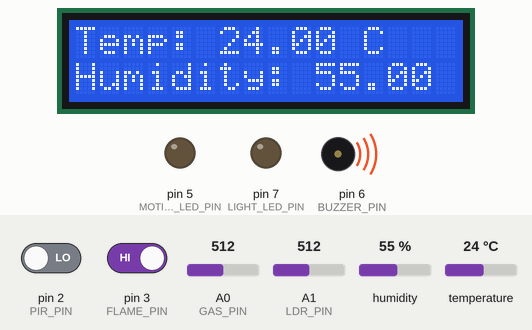
This sketch was run on a simulated Arduino Uno, built with avr-gcc and run on an emulated ATmega328P. On the bench: 16×2 character LCD, output pins drawn as LEDs (lit = HIGH), buzzer (waves = sounding, pin HIGH). The test bench sets the inputs (shaded band); at power-on: A0 (GAS_PIN) = 512, A1 (LDR_PIN) = 512, pin 2 (PIR_PIN) LOW, pin 3 (FLAME_PIN) HIGH, humidity 55 %, temperature 24 °C. What the sketch prints to the serial monitor is not drawn.

Above: at 1.2 s.
1.3 s: A0 (GAS_PIN) set to 482
At 2.8 s:
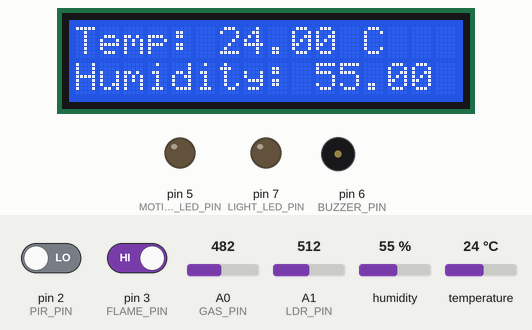
3.8 s: A1 (LDR_PIN) set to 408
10.2 s: A1 (LDR_PIN) set to 385
At 11.7 s:
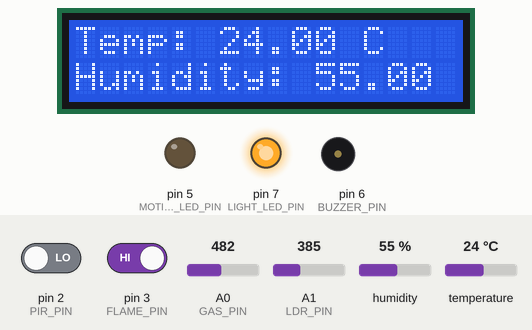
12.7 s: pin 2 (PIR_PIN) driven HIGH
At 14.5 s:
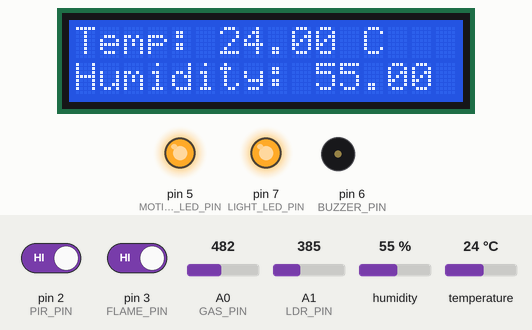
15.0 s: pin 3 (FLAME_PIN) driven LOW
At 16.1 s:
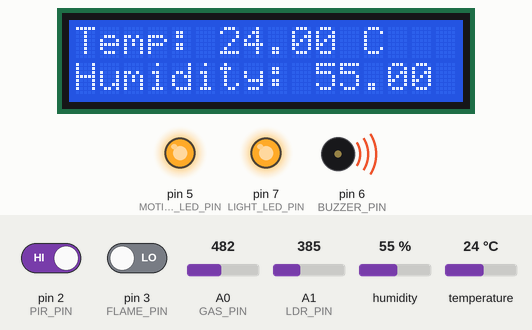
17.2 s: pin 2 (PIR_PIN) driven LOW
At 18.9 s:
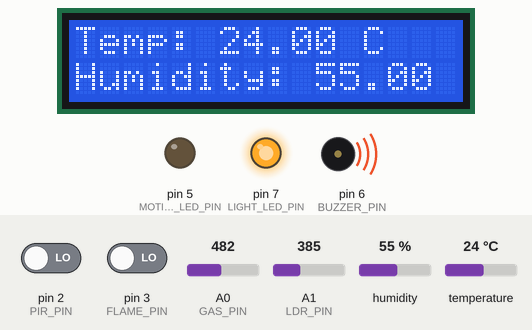
Timing chart, 0 to 20.4 s (numbered marks = the images above; inputs shaded):
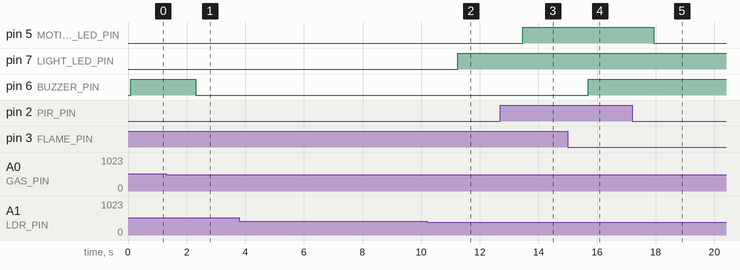

The sketch:

SmartHomeProject.ino
```cpp
#include <Wire.h>
#include <LiquidCrystal_I2C.h>
#include <DHT.h>

#define PIR_PIN 2
#define FLAME_PIN 3
#define GAS_PIN A0
#define LDR_PIN A1
#define DHT_PIN 4
#define MOTION_LED_PIN 5
#define BUZZER_PIN 6
#define LIGHT_LED_PIN 7

#define DHTTYPE DHT11
DHT dht(DHT_PIN, DHTTYPE);

LiquidCrystal_I2C lcd(0x27, 16, 2);

void setup() {
  pinMode(PIR_PIN, INPUT);
  pinMode(FLAME_PIN, INPUT);
  pinMode(MOTION_LED_PIN, OUTPUT);
  pinMode(LIGHT_LED_PIN, OUTPUT);
  pinMode(BUZZER_PIN, OUTPUT);

  Serial.begin(9600);
  dht.begin();
  lcd.init();
  lcd.backlight();
}

void loop() {
  int motion = digitalRead(PIR_PIN);
  int lightLevel = analogRead(LDR_PIN);
  int gasLevel = analogRead(GAS_PIN);
  int flame = digitalRead(FLAME_PIN);

  float temp = dht.readTemperature();
  float humidity = dht.readHumidity();

  if (motion == HIGH) {
    digitalWrite(MOTION_LED_PIN, HIGH);
  } else {
    digitalWrite(MOTION_LED_PIN, LOW);
  }

  if (lightLevel < 400) {
    digitalWrite(LIGHT_LED_PIN, HIGH);
  } else {
    digitalWrite(LIGHT_LED_PIN, LOW);
  }

  if (gasLevel > 500 || flame == LOW) {
    digitalWrite(BUZZER_PIN, HIGH);
  } else {
    digitalWrite(BUZZER_PIN, LOW);
  }

  lcd.clear();
  lcd.setCursor(0, 0);
  lcd.print("Temp: "); lcd.print(temp); lcd.print(" C");

  lcd.setCursor(0, 1);
  lcd.print("Humidity: "); lcd.print(humidity); lcd.print(" %");

  Serial.print("Қозғалыс: "); Serial.print(motion);
  Serial.print(" | Жарық: "); Serial.print(lightLevel);
  Serial.print(" | Газ: "); Serial.print(gasLevel);
  Serial.print(" | Өрт: "); Serial.print(flame);
  Serial.print(" | Температура: "); Serial.print(temp);
  Serial.print(" °C | Ылғалдылық: "); Serial.print(humidity);
  Serial.println(" %");

  delay(1000);
}
```

Measured:
- the behaviour switches between 501 and 500 on A0 (GAS_PIN) (found by bisection; images 0 and 1)
- the behaviour switches between 400 and 399 on A1 (LDR_PIN) (found by bisection; images 1 and 2)
- after the input at 1.3 s, pin 6 (BUZZER_PIN): HIGH → LOW after 1.0 s
- after the input at 3.8 s, every drawn part: stays the same
- after the input at 10.2 s, pin 7 (LIGHT_LED_PIN): LOW → HIGH after 1.0 s
- after the input at 12.7 s, pin 5 (MOTION_LED_PIN): LOW → HIGH after 0.77 s
- after the input at 15.0 s, pin 6 (BUZZER_PIN): LOW → HIGH after 0.71 s
- after the input at 17.2 s, pin 5 (MOTION_LED_PIN): HIGH → LOW after 0.74 s
